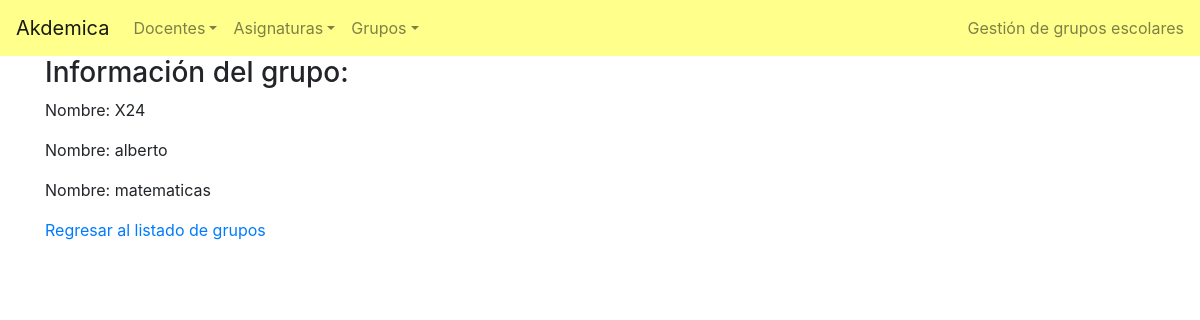
The page /grupo/1 on the database its author committed.
### academico/models.py (models this page shows, shortened)
class Grupo(models.Model):
    codigo = models.CharField(max_length=10)
    docente = models.ForeignKey(Docente, on_delete=models.CASCADE)
    asignatura = models.ForeignKey(Asignatura, on_delete=models.CASCADE)

class Docente(models.Model):
    foto = models.ImageField(upload_to='static/media/',default = 'static/media/no-img.png',null=True, blank=True)
    nombre = models.CharField(max_length=40)
    apellidos = models.CharField(max_length=50)
    email = models.EmailField()
    edad =models.IntegerField(blank=True, null=True)
    def __str__(self):
        return self.nombre

class Asignatura(models.Model):
    nombre = models.CharField(max_length=40)
    descripcion = models.TextField(max_length=150)
    def __str__(self):
        return self.nombre

### academico/views.py (the view)
# urls.py: path('grupo/<int:pk>', GrupoDetailView.as_view(), name='grupo_detail'),
class GrupoDetailView(DetailView):
    template_name = 'academico/grupo_detail.html'
    model = Grupo

### academico/templates/academico/grupo_detail.html
{% extends 'base.html' %}
{% block content %}
    <h3>Información del grupo:</h3>
    <p>Nombre: {{ object.codigo}}</p>
    <p>Nombre: {{ object.docente }}</p>
    <p>Nombre: {{ object.asignatura }}</p>
   <a href="{% url 'grupo_list' %}">Regresar al listado de grupos</a>
{% endblock content %}

### rows shown on the page
Grupo: codigo "X24", docente "alberto", asignatura "matematicas"
